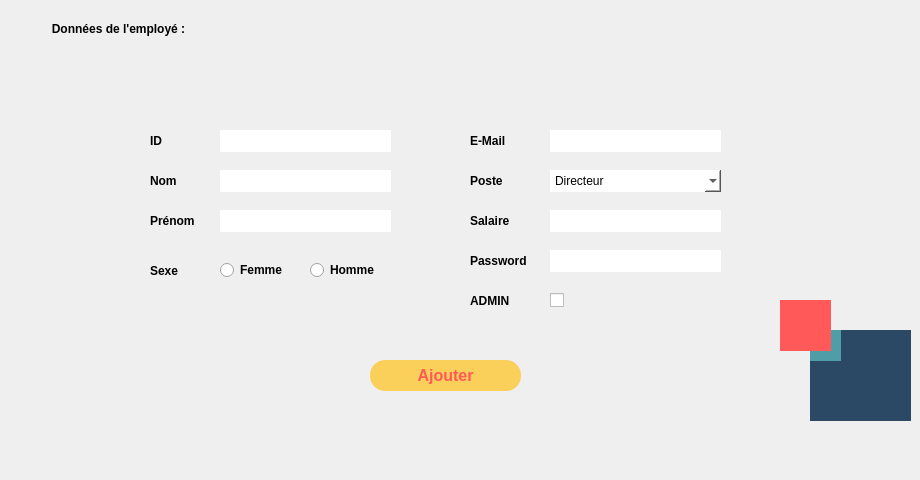
   <widget class="QWidget" name="tab_6">
    <property name="styleSheet">
     <string notr="true">border : none;</string>
    </property>
    <attribute name="title">
     <string>Ajouter</string>
    </attribute>
    <widget class="QGroupBox" name="groupBox_6">
     <property name="geometry">
      <rect>
       <x>50</x>
       <y>20</y>
       <width>861</width>
       <height>451</height>
      </rect>
     </property>
     <property name="font">
      <font>
       <weight>75</weight>
       <bold>true</bold>
      </font>
     </property>
     <property name="styleSheet">
      <string notr="true">border:none;</string>
     </property>
     <property name="title">
      <string>Données de l'employé :</string>
     </property>
     <widget class="QLabel" name="IDlabel_5">
      <property name="geometry">
       <rect>
        <x>100</x>
        <y>100</y>
        <width>91</width>
        <height>41</height>
       </rect>
      </property>
      <property name="font">
       <font>
        <pointsize>9</pointsize>
        <weight>75</weight>
        <bold>true</bold>
       </font>
      </property>
      <property name="text">
       <string>ID</string>
      </property>
     </widget>
     <widget class="QLabel" name="Mail_label_4">
      <property name="geometry">
       <rect>
        <x>420</x>
        <y>100</y>
        <width>91</width>
        <height>41</height>
       </rect>
      </property>
      <property name="font">
       <font>
        <pointsize>9</pointsize>
        <weight>75</weight>
        <bold>true</bold>
       </font>
      </property>
      <property name="text">
       <string>E-Mail</string>
      </property>
     </widget>
     <widget class="QLabel" name="nomlabel_4">
      <property name="geometry">
       <rect>
        <x>100</x>
        <y>140</y>
        <width>91</width>
        <height>41</height>
       </rect>
      </property>
      <property name="font">
       <font>
        <pointsize>9</pointsize>
        <weight>75</weight>
        <bold>true</bold>
       </font>
      </property>
      <property name="text">
       <string>Nom</string>
      </property>
     </widget>
     <widget class="QLabel" name="prenomlabel_4">
      <property name="geometry">
       <rect>
        <x>100</x>
        <y>180</y>
        <width>91</width>
        <height>41</height>
       </rect>
      </property>
      <property name="font">
       <font>
        <pointsize>9</pointsize>
        <weight>75</weight>
        <bold>true</bold>
       </font>
      </property>
      <property name="text">
       <string>Prénom</string>
      </property>
     </widget>
     <widget class="QLineEdit" name="ID_le">
      <property name="geometry">
       <rect>
        <x>170</x>
        <y>110</y>
        <width>171</width>
        <height>22</height>
       </rect>
      </property>
      <property name="styleSheet">
       <string notr="true">background : white ;
color: black;</string>
      </property>
     </widget>
     <widget class="QLineEdit" name="nom_le">
      <property name="geometry">
       <rect>
        <x>170</x>
        <y>150</y>
        <width>171</width>
        <height>22</height>
       </rect>
      </property>
      <property name="styleSheet">
       <string notr="true">background : white ;</string>
      </property>
     </widget>
     <widget class="QLineEdit" name="prenom_le">
      <property name="geometry">
       <rect>
        <x>170</x>
        <y>190</y>
        <width>171</width>
        <height>22</height>
       </rect>
      </property>
      <property name="styleSheet">
       <string notr="true">background : white ;</string>
      </property>
     </widget>
     <widget class="QLineEdit" name="mail_le">
      <property name="geometry">
       <rect>
        <x>500</x>
        <y>110</y>
        <width>171</width>
        <height>22</height>
       </rect>
      </property>
      <property name="styleSheet">
       <string notr="true">background : white ;</string>
      </property>
     </widget>
     <widget class="QLabel" name="postelabel_4">
      <property name="geometry">
       <rect>
        <x>420</x>
        <y>140</y>
        <width>91</width>
        <height>41</height>
       </rect>
      </property>
      <property name="font">
       <font>
        <pointsize>9</pointsize>
        <weight>75</weight>
        <bold>true</bold>
       </font>
      </property>
      <property name="text">
       <string>Poste</string>
      </property>
     </widget>
     <widget class="QLabel" name="CINlabel_8">
      <property name="geometry">
       <rect>
        <x>420</x>
        <y>180</y>
        <width>91</width>
        <height>41</height>
       </rect>
      </property>
      <property name="font">
       <font>
        <pointsize>9</pointsize>
        <weight>75</weight>
        <bold>true</bold>
       </font>
      </property>
      <property name="text">
       <string>Salaire</string>
      </property>
     </widget>
     <widget class="QLineEdit" name="salaire_le">
      <property name="geometry">
       <rect>
        <x>500</x>
        <y>190</y>
        <width>171</width>
        <height>22</height>
       </rect>
      </property>
      <property name="styleSheet">
       <string notr="true">background : white ;</string>
      </property>
     </widget>
     <widget class="QComboBox" name="Poste_comboBox">
      <property name="geometry">
       <rect>
        <x>500</x>
        <y>150</y>
        <width>171</width>
        <height>22</height>
       </rect>
      </property>
      <property name="styleSheet">
       <string notr="true">background : white ;</string>
      </property>
      <item>
       <property name="text">
        <string>Directeur</string>
       </property>
      </item>
      <item>
       <property name="text">
        <string>Responsable RH</string>
       </property>
      </item>
      <item>
       <property name="text">
        <string>Service comptable</string>
       </property>
      </item>
      <item>
       <property name="text">
        <string>Responsable Marketing</string>
       </property>
      </item>
      <item>
       <property name="text">
        <string>Specialiste IT</string>
       </property>
      </item>
      <item>
       <property name="text">
        <string>Manager de projets</string>
       </property>
      </item>
     </widget>
     <widget class="QLabel" name="sexe_le_4">
      <property name="geometry">
       <rect>
        <x>100</x>
        <y>230</y>
        <width>91</width>
        <height>41</height>
       </rect>
      </property>
      <property name="font">
       <font>
        <pointsize>9</pointsize>
        <weight>75</weight>
        <bold>true</bold>
       </font>
      </property>
      <property name="text">
       <string>Sexe</string>
      </property>
     </widget>
     <widget class="QLabel" name="warning_comboBox_2">
      <property name="geometry">
       <rect>
        <x>100</x>
        <y>270</y>
        <width>271</width>
        <height>20</height>
       </rect>
      </property>
      <property name="font">
       <font>
        <pointsize>10</pointsize>
        <italic>false</italic>
        <underline>false</underline>
       </font>
      </property>
      <property name="styleSheet">
       <string notr="true">color:red;</string>
      </property>
      <property name="text">
       <string/>
      </property>
      <property name="alignment">
       <set>Qt::AlignCenter</set>
      </property>
     </widget>
     <widget class="QPushButton" name="pushButton_ajouterEmploye">
      <property name="geometry">
       <rect>
        <x>320</x>
        <y>340</y>
        <width>151</width>
        <height>31</height>
       </rect>
      </property>
      <property name="font">
       <font>
        <pointsize>12</pointsize>
        <weight>75</weight>
        <bold>true</bold>
       </font>
      </property>
      <property name="styleSheet">
       <string notr="true">QPushButton{
border-radius:15px;
	background:#FACF5A;
	color:#FF5959;
	font-weight : bold;
}
QPushButton:hover
{
		background:#FF5959;
		color:#FACF5A;
		font-weight: bold;
}</string>
      </property>
      <property name="text">
       <string>Ajouter</string>
      </property>
     </widget>
     <widget class="QLineEdit" name="pwd_le">
      <property name="geometry">
       <rect>
        <x>500</x>
        <y>230</y>
        <width>171</width>
        <height>22</height>
       </rect>
      </property>
      <property name="styleSheet">
       <string notr="true">background : white ;</string>
      </property>
     </widget>
     <widget class="QLabel" name="CINlabel_9">
      <property name="geometry">
       <rect>
        <x>420</x>
        <y>220</y>
        <width>101</width>
        <height>41</height>
       </rect>
      </property>
      <property name="font">
       <font>
        <pointsize>9</pointsize>
        <weight>75</weight>
        <bold>true</bold>
       </font>
      </property>
      <property name="text">
       <string>Password</string>
      </property>
     </widget>
     <widget class="QLabel" name="admin_label_2">
      <property name="geometry">
       <rect>
        <x>420</x>
        <y>260</y>
        <width>91</width>
        <height>41</height>
       </rect>
      </property>
      <property name="font">
       <font>
        <pointsize>9</pointsize>
        <weight>75</weight>
        <bold>true</bold>
       </font>
      </property>
      <property name="text">
       <string>ADMIN</string>
      </property>
     </widget>
     <widget class="QGroupBox" name="adminButtons_2">
      <property name="geometry">
       <rect>
        <x>480</x>
        <y>260</y>
        <width>201</width>
        <height>51</height>
       </rect>
      </property>
      <property name="title">
       <string/>
      </property>
     </widget>
     <widget class="QCheckBox" name="checkBox">
      <property name="geometry">
       <rect>
        <x>500</x>
        <y>270</y>
        <width>83</width>
        <height>20</height>
       </rect>
      </property>
      <property name="text">
       <string/>
      </property>
     </widget>
     <widget class="QRadioButton" name="female_radiobutton">
      <property name="geometry">
       <rect>
        <x>170</x>
        <y>240</y>
        <width>97</width>
        <height>20</height>
       </rect>
      </property>
      <property name="font">
       <font>
        <pointsize>9</pointsize>
        <weight>75</weight>
        <bold>true</bold>
       </font>
      </property>
      <property name="text">
       <string>Femme</string>
      </property>
     </widget>
     <widget class="QRadioButton" name="male_radiobutton">
      <property name="geometry">
       <rect>
        <x>260</x>
        <y>240</y>
        <width>97</width>
        <height>20</height>
       </rect>
      </property>
      <property name="font">
       <font>
        <pointsize>9</pointsize>
        <weight>75</weight>
        <bold>true</bold>
       </font>
      </property>
      <property name="text">
       <string>Homme</string>
      </property>
     </widget>
     <widget class="QLabel" name="warning_label">
      <property name="geometry">
       <rect>
        <x>170</x>
        <y>275</y>
        <width>161</width>
        <height>21</height>
       </rect>
      </property>
      <property name="text">
       <string/>
      </property>
     </widget>
     <widget class="QFrame" name="frame_4">
      <property name="geometry">
       <rect>
        <x>760</x>
        <y>310</y>
        <width>101</width>
        <height>91</height>
       </rect>
      </property>
      <property name="styleSheet">
       <string notr="true">background : #2B4865;</string>
      </property>
      <property name="frameShape">
       <enum>QFrame::StyledPanel</enum>
      </property>
      <property name="frameShadow">
       <enum>QFrame::Raised</enum>
      </property>
      <widget class="QFrame" name="frame_5">
       <property name="geometry">
        <rect>
         <x>-60</x>
         <y>-30</y>
         <width>91</width>
         <height>61</height>
        </rect>
       </property>
       <property name="styleSheet">
        <string notr="true">background :#4F9DA6;</string>
       </property>
       <property name="frameShape">
        <enum>QFrame::StyledPanel</enum>
       </property>
       <property name="frameShadow">
        <enum>QFrame::Raised</enum>
       </property>
      </widget>
     </widget>
     <widget class="QFrame" name="frame_9">
      <property name="geometry">
       <rect>
        <x>730</x>
        <y>280</y>
        <width>51</width>
        <height>51</height>
       </rect>
      </property>
      <property name="styleSheet">
       <string notr="true">background :#FF5959;</string>
      </property>
      <property name="frameShape">
       <enum>QFrame::StyledPanel</enum>
      </property>
      <property name="frameShadow">
       <enum>QFrame::Raised</enum>
      </property>
     </widget>
     <zorder>CINlabel_9</zorder>
     <zorder>IDlabel_5</zorder>
     <zorder>Mail_label_4</zorder>
     <zorder>nomlabel_4</zorder>
     <zorder>prenomlabel_4</zorder>
     <zorder>ID_le</zorder>
     <zorder>nom_le</zorder>
     <zorder>prenom_le</zorder>
     <zorder>mail_le</zorder>
     <zorder>postelabel_4</zorder>
     <zorder>CINlabel_8</zorder>
     <zorder>salaire_le</zorder>
     <zorder>Poste_comboBox</zorder>
     <zorder>sexe_le_4</zorder>
     <zorder>warning_comboBox_2</zorder>
     <zorder>pushButton_ajouterEmploye</zorder>
     <zorder>pwd_le</zorder>
     <zorder>admin_label_2</zorder>
     <zorder>adminButtons_2</zorder>
     <zorder>checkBox</zorder>
     <zorder>female_radiobutton</zorder>
     <zorder>male_radiobutton</zorder>
     <zorder>warning_label</zorder>
     <zorder>frame_4</zorder>
     <zorder>frame_9</zorder>
    </widget>
   </widget>
